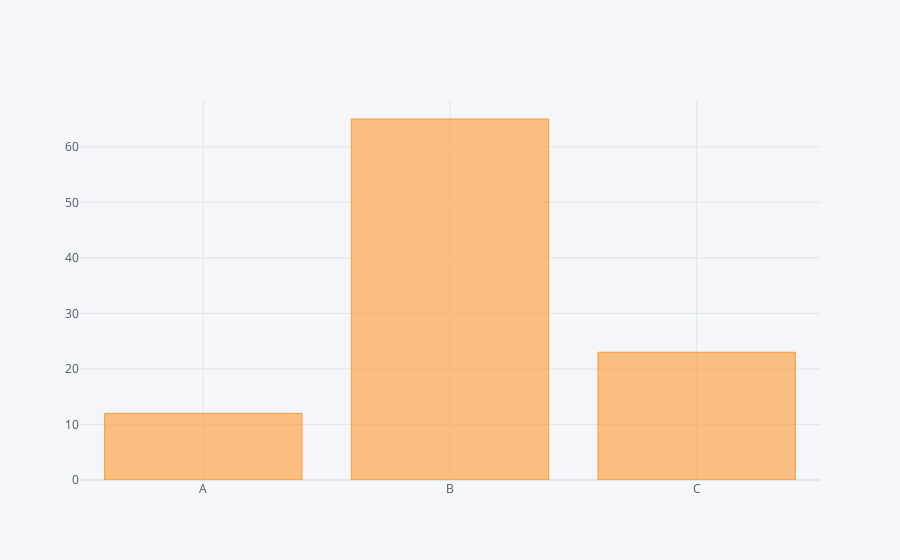

The cell this chart's notebook holds for it:
### Code cell
#interactive bar plot
df2.iplot(kind='bar',x='Category',y='Value')

### Figure 1 — Plotly figure (JSON) as saved in the notebook; plotly's stock layout.template omitted (floating-point values rounded to 4 significant figures)
{"data": [{"marker": {"color": "rgba(255, 153, 51, 0.6)", "line": {"color": "rgba(255, 153, 51, 1.0)", "width": 1}}, "name": "Value", "orientation": "v", "text": "", "type": "bar", "x": ["A", "B", "C"], "y": [12, 65, 23]}], "layout": {"legend": {"bgcolor": "#F5F6F9", "font": {"color": "#4D5663"}}, "paper_bgcolor": "#F5F6F9", "plot_bgcolor": "#F5F6F9", "title": {"font": {"color": "#4D5663"}}, "xaxis": {"gridcolor": "#E1E5ED", "showgrid": true, "tickfont": {"color": "#4D5663"}, "title": {"font": {"color": "#4D5663"}, "text": ""}, "zerolinecolor": "#E1E5ED"}, "yaxis": {"gridcolor": "#E1E5ED", "showgrid": true, "tickfont": {"color": "#4D5663"}, "title": {"font": {"color": "#4D5663"}, "text": ""}, "zerolinecolor": "#E1E5ED"}}}
